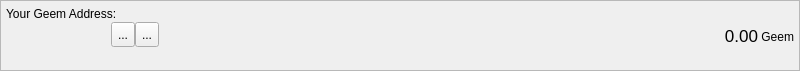
<?xml version="1.0" encoding="UTF-8"?>
<ui version="4.0">
 <class>AccountFrame</class>
 <widget class="QFrame" name="AccountFrame">
  <property name="geometry">
   <rect>
    <x>0</x>
    <y>0</y>
    <width>800</width>
    <height>71</height>
   </rect>
  </property>
  <property name="minimumSize">
   <size>
    <width>0</width>
    <height>70</height>
   </size>
  </property>
  <property name="maximumSize">
   <size>
    <width>16777215</width>
    <height>71</height>
   </size>
  </property>
  <property name="windowTitle">
   <string>Frame</string>
  </property>
  <property name="frameShape">
   <enum>QFrame::StyledPanel</enum>
  </property>
  <property name="frameShadow">
   <enum>QFrame::Plain</enum>
  </property>
  <layout class="QHBoxLayout" name="horizontalLayout_3">
   <property name="spacing">
    <number>0</number>
   </property>
   <property name="leftMargin">
    <number>5</number>
   </property>
   <property name="topMargin">
    <number>0</number>
   </property>
   <property name="rightMargin">
    <number>5</number>
   </property>
   <property name="bottomMargin">
    <number>0</number>
   </property>
   <item>
    <layout class="QVBoxLayout" name="verticalLayout_3">
     <property name="spacing">
      <number>1</number>
     </property>
     <property name="leftMargin">
      <number>0</number>
     </property>
     <property name="rightMargin">
      <number>0</number>
     </property>
     <item>
      <widget class="QLabel" name="label">
       <property name="minimumSize">
        <size>
         <width>0</width>
         <height>20</height>
        </size>
       </property>
       <property name="maximumSize">
        <size>
         <width>16777215</width>
         <height>20</height>
        </size>
       </property>
       <property name="text">
        <string>Your Geem Address:</string>
       </property>
       <property name="alignment">
        <set>Qt::AlignBottom|Qt::AlignLeading|Qt::AlignLeft</set>
       </property>
       <property name="margin">
        <number>0</number>
       </property>
       <property name="indent">
        <number>0</number>
       </property>
      </widget>
     </item>
     <item>
      <layout class="QHBoxLayout" name="horizontalLayout">
       <property name="spacing">
        <number>0</number>
       </property>
       <property name="bottomMargin">
        <number>0</number>
       </property>
       <item>
        <widget class="QLabel" name="m_addressLabel">
         <property name="sizePolicy">
          <sizepolicy hsizetype="Minimum" vsizetype="Preferred">
           <horstretch>0</horstretch>
           <verstretch>0</verstretch>
          </sizepolicy>
         </property>
         <property name="minimumSize">
          <size>
           <width>100</width>
           <height>22</height>
          </size>
         </property>
         <property name="maximumSize">
          <size>
           <width>16777215</width>
           <height>22</height>
          </size>
         </property>
         <property name="baseSize">
          <size>
           <width>0</width>
           <height>22</height>
          </size>
         </property>
         <property name="cursor">
          <cursorShape>IBeamCursor</cursorShape>
         </property>
         <property name="toolTip">
          <string>Your receiving address</string>
         </property>
         <property name="whatsThis">
          <string>This is your account address</string>
         </property>
         <property name="text">
          <string/>
         </property>
         <property name="alignment">
          <set>Qt::AlignBottom|Qt::AlignLeading|Qt::AlignLeft</set>
         </property>
         <property name="textInteractionFlags">
          <set>Qt::TextSelectableByKeyboard|Qt::TextSelectableByMouse</set>
         </property>
        </widget>
       </item>
       <item>
        <spacer name="horizontalSpacer_2">
         <property name="orientation">
          <enum>Qt::Horizontal</enum>
         </property>
         <property name="sizeType">
          <enum>QSizePolicy::Fixed</enum>
         </property>
         <property name="sizeHint" stdset="0">
          <size>
           <width>5</width>
           <height>25</height>
          </size>
         </property>
        </spacer>
       </item>
       <item>
        <widget class="QToolButton" name="m_copyButton">
         <property name="minimumSize">
          <size>
           <width>0</width>
           <height>25</height>
          </size>
         </property>
         <property name="toolTip">
          <string>Copy address</string>
         </property>
         <property name="statusTip">
          <string/>
         </property>
         <property name="whatsThis">
          <string/>
         </property>
         <property name="text">
          <string>...</string>
         </property>
         <property name="icon">
          <iconset resource="../../resources.qrc">
           <normaloff>:/icons/copy</normaloff>:/icons/copy</iconset>
         </property>
        </widget>
       </item>
       <item>
        <widget class="QToolButton" name="m_qrButton">
         <property name="minimumSize">
          <size>
           <width>0</width>
           <height>25</height>
          </size>
         </property>
         <property name="toolTip">
          <string>Show QR code</string>
         </property>
         <property name="statusTip">
          <string/>
         </property>
         <property name="text">
          <string>...</string>
         </property>
         <property name="icon">
          <iconset resource="../../resources.qrc">
           <normaloff>:/icons/qrcode</normaloff>:/icons/qrcode</iconset>
         </property>
        </widget>
       </item>
       <item>
        <spacer name="horizontalSpacer">
         <property name="orientation">
          <enum>Qt::Horizontal</enum>
         </property>
         <property name="sizeHint" stdset="0">
          <size>
           <width>0</width>
           <height>25</height>
          </size>
         </property>
        </spacer>
       </item>
       <item>
        <widget class="QLabel" name="totalBalance">
         <property name="sizePolicy">
          <sizepolicy hsizetype="Preferred" vsizetype="Preferred">
           <horstretch>0</horstretch>
           <verstretch>0</verstretch>
          </sizepolicy>
         </property>
         <property name="maximumSize">
          <size>
           <width>16777215</width>
           <height>24</height>
          </size>
         </property>
         <property name="font">
          <font>
           <pointsize>13</pointsize>
           <weight>50</weight>
           <bold>false</bold>
          </font>
         </property>
         <property name="toolTip">
          <string>Total balance</string>
         </property>
         <property name="statusTip">
          <string>Total balance</string>
         </property>
         <property name="text">
          <string>0.00</string>
         </property>
         <property name="alignment">
          <set>Qt::AlignBottom|Qt::AlignRight|Qt::AlignTrailing</set>
         </property>
         <property name="margin">
          <number>0</number>
         </property>
         <property name="textInteractionFlags">
          <set>Qt::TextSelectableByMouse</set>
         </property>
        </widget>
       </item>
       <item>
        <widget class="QLabel" name="label_2">
         <property name="sizePolicy">
          <sizepolicy hsizetype="Preferred" vsizetype="Fixed">
           <horstretch>0</horstretch>
           <verstretch>0</verstretch>
          </sizepolicy>
         </property>
         <property name="minimumSize">
          <size>
           <width>30</width>
           <height>20</height>
          </size>
         </property>
         <property name="maximumSize">
          <size>
           <width>16777215</width>
           <height>20</height>
          </size>
         </property>
         <property name="baseSize">
          <size>
           <width>-1</width>
           <height>20</height>
          </size>
         </property>
         <property name="text">
          <string> Geem</string>
         </property>
         <property name="alignment">
          <set>Qt::AlignBottom|Qt::AlignLeading|Qt::AlignLeft</set>
         </property>
         <property name="margin">
          <number>0</number>
         </property>
        </widget>
       </item>
      </layout>
     </item>
     <item>
      <widget class="QLabel" name="addressStatusLabel">
       <property name="minimumSize">
        <size>
         <width>0</width>
         <height>20</height>
        </size>
       </property>
       <property name="maximumSize">
        <size>
         <width>16777215</width>
         <height>20</height>
        </size>
       </property>
       <property name="text">
        <string/>
       </property>
       <property name="alignment">
        <set>Qt::AlignLeading|Qt::AlignLeft|Qt::AlignTop</set>
       </property>
       <property name="margin">
        <number>0</number>
       </property>
       <property name="indent">
        <number>0</number>
       </property>
      </widget>
     </item>
    </layout>
   </item>
  </layout>
 </widget>
 <resources>
  <include location="../../resources.qrc"/>
 </resources>
 <connections>
  <connection>
   <sender>m_copyButton</sender>
   <signal>clicked()</signal>
   <receiver>AccountFrame</receiver>
   <slot>copyAddress()</slot>
   <hints>
    <hint type="sourcelabel">
     <x>818</x>
     <y>26</y>
    </hint>
    <hint type="destinationlabel">
     <x>422</x>
     <y>295</y>
    </hint>
   </hints>
  </connection>
  <connection>
   <sender>m_qrButton</sender>
   <signal>clicked()</signal>
   <receiver>AccountFrame</receiver>
   <slot>showQR()</slot>
   <hints>
    <hint type="sourcelabel">
     <x>802</x>
     <y>34</y>
    </hint>
    <hint type="destinationlabel">
     <x>494</x>
     <y>35</y>
    </hint>
   </hints>
  </connection>
 </connections>
 <slots>
  <slot>copyAddress()</slot>
 </slots>
</ui>
